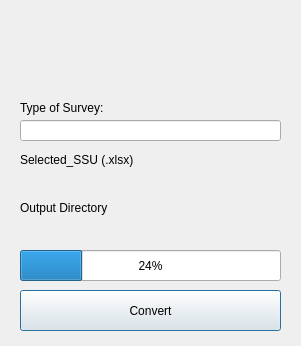
<?xml version="1.0" encoding="UTF-8"?>
<ui version="4.0">
 <class>Dialog</class>
 <widget class="QDialog" name="Dialog">
  <property name="geometry">
   <rect>
    <x>0</x>
    <y>0</y>
    <width>301</width>
    <height>346</height>
   </rect>
  </property>
  <property name="windowTitle">
   <string>Convert excel to gpkg</string>
  </property>
  <property name="sizeGripEnabled">
   <bool>false</bool>
  </property>
  <widget class="QLineEdit" name="typeofS">
   <property name="geometry">
    <rect>
     <x>20</x>
     <y>120</y>
     <width>261</width>
     <height>21</height>
    </rect>
   </property>
  </widget>
  <widget class="QLabel" name="label_4">
   <property name="geometry">
    <rect>
     <x>20</x>
     <y>200</y>
     <width>93</width>
     <height>16</height>
    </rect>
   </property>
   <property name="text">
    <string>Output Directory</string>
   </property>
  </widget>
  <widget class="QgsFileWidget" name="csvFileWidget">
   <property name="geometry">
    <rect>
     <x>20</x>
     <y>170</y>
     <width>261</width>
     <height>24</height>
    </rect>
   </property>
  </widget>
  <widget class="QLabel" name="label_2">
   <property name="geometry">
    <rect>
     <x>20</x>
     <y>100</y>
     <width>281</width>
     <height>16</height>
    </rect>
   </property>
   <property name="text">
    <string>Type of Survey:</string>
   </property>
  </widget>
  <widget class="QLabel" name="iconLabel">
   <property name="geometry">
    <rect>
     <x>11</x>
     <y>11</y>
     <width>279</width>
     <height>80</height>
    </rect>
   </property>
   <property name="minimumSize">
    <size>
     <width>64</width>
     <height>64</height>
    </size>
   </property>
   <property name="text">
    <string/>
   </property>
   <property name="pixmap">
    <pixmap>icons/logo.png</pixmap>
   </property>
   <property name="scaledContents">
    <bool>true</bool>
   </property>
  </widget>
  <widget class="QProgressBar" name="progressBar">
   <property name="geometry">
    <rect>
     <x>20</x>
     <y>250</y>
     <width>261</width>
     <height>31</height>
    </rect>
   </property>
   <property name="value">
    <number>24</number>
   </property>
  </widget>
  <widget class="QgsFileWidget" name="outputDirWidget">
   <property name="geometry">
    <rect>
     <x>20</x>
     <y>220</y>
     <width>261</width>
     <height>24</height>
    </rect>
   </property>
   <property name="storageMode">
    <enum>QgsFileWidget::GetDirectory</enum>
   </property>
  </widget>
  <widget class="QLabel" name="label_3">
   <property name="geometry">
    <rect>
     <x>20</x>
     <y>150</y>
     <width>131</width>
     <height>20</height>
    </rect>
   </property>
   <property name="text">
    <string>Selected_SSU (.xlsx)</string>
   </property>
  </widget>
  <widget class="QPushButton" name="runButton">
   <property name="geometry">
    <rect>
     <x>20</x>
     <y>290</y>
     <width>261</width>
     <height>41</height>
    </rect>
   </property>
   <property name="text">
    <string>Convert</string>
   </property>
  </widget>
  <zorder>label_2</zorder>
  <zorder>label_3</zorder>
  <zorder>csvFileWidget</zorder>
  <zorder>label_4</zorder>
  <zorder>outputDirWidget</zorder>
  <zorder>runButton</zorder>
  <zorder>progressBar</zorder>
  <zorder>iconLabel</zorder>
  <zorder>typeofS</zorder>
 </widget>
 <customwidgets>
  <customwidget>
   <class>QgsFileWidget</class>
   <extends>QWidget</extends>
   <header>qgsfilewidget.h</header>
  </customwidget>
 </customwidgets>
 <resources/>
 <connections/>
</ui>
